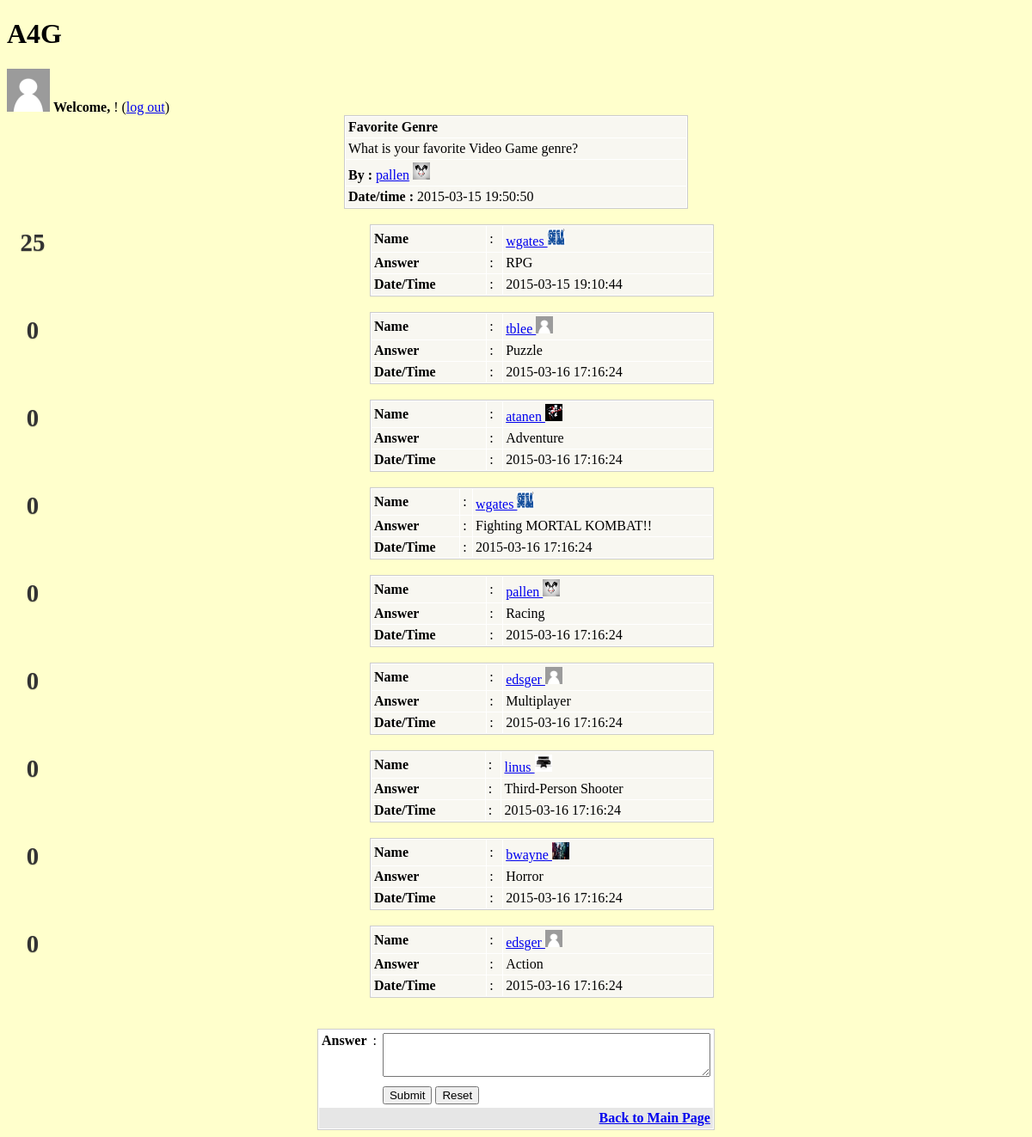
Before: /view.php?id=3 with the older database file.
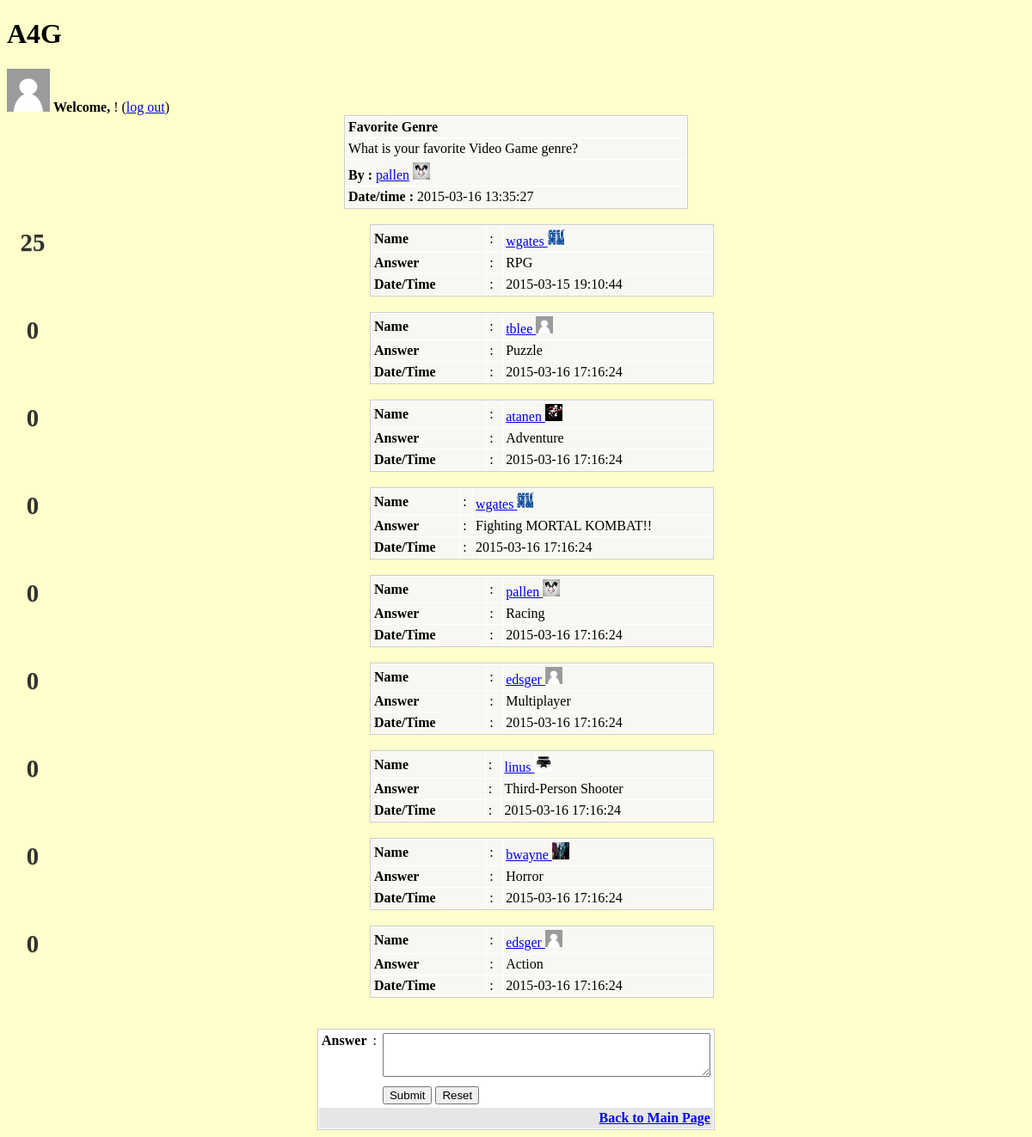
After: the same page with the newer database file.
### tables this page shows
CREATE TABLE IF NOT EXISTS `question` (
  `u_id` int(4) NOT NULL,
`q_id` int(4) NOT NULL,
  `topic` varchar(255) NOT NULL,
  `detail` longtext NOT NULL,
  `datetime` timestamp NOT NULL DEFAULT '0000-00-00 00:00:00' ON UPDATE CURRENT_TIMESTAMP,
  `view` int(4) DEFAULT '0',
  `reply` int(4) DEFAULT '0',
  `value` int(5) NOT NULL DEFAULT '0'
);

### view.php (the view, shortened to what this page needs)
<?php
include_once "creds.php";
$tbl_name="question";
$tbl_name2="user";
$tbl_name3="answer";
$db = new mysqli($host, $user,$pw,$db_name);
$id=$_GET['id'];
$sql="SELECT * FROM `$tbl_name` WHERE `q_id` = $id";
$result=$db->query($sql) ;
$rows=mysqli_fetch_array($result);
?>
<!DOCTYPE html>
<html>
<head>
<link href="http://netdna.bootstrapcdn.com/font-awesome/3.2.1/css/font-awesome.min.css" rel="stylesheet">
<link rel="stylesheet" type="text/css" href="style.css">
</head>
<h1> A4G </h1>
<body>
<?php
	$uname = $_SESSION['username'];
	$sql1="SELECT id FROM `$tbl_name2` WHERE `username` =  '".$uname. "'";
	$results=$db->query($sql1);
	$row=mysqli_fetch_array($results);
	$sqlpic ="SELECT picture FROM `$tbl_name2` WHERE `username` = '".$uname. "'";
	$respic = $db->query($sqlpic);
	$rpic = mysqli_fetch_array($respic);
	if($rpic['picture'] == "" ){
		echo "<img width='50' height = '50' src='Pictures/default.png' alt='Default Profile Pic'>";
	}
	else{
		echo"<img width='50' height='50' src='Pictures/".$rpic['picture']."' alt=Profile Pic'>";
	}
?>
<td> <strong>Welcome, </strong> <a href="profile.php?id=<?php echo $row['id']; ?>" ><?=$_SESSION['username']?> </a> !  (<a href="index.php?action=logout">log out</a>)</td>
<table width="400" border="0" align="center" cellpadding="0" cellspacing="1" bgcolor="#CCCCCC">
<tr>
<td><table width="100%" border="0" cellpadding="3" cellspacing="1" bordercolor="1" bgcolor="#FFFFFF">
<tr>
<td bgcolor="#F8F7F1"><strong><?php echo $rows['topic']; ?></strong></td>
</tr>
<tr>
<td bgcolor="#F8F7F1"><?php echo $rows['detail']; ?></td>
</tr>
<tr>
<?php
$name = "Anon";
$number = $rows['u_id'];
$sqli="SELECT username FROM `$tbl_name2` WHERE `id`= $number";
$res=$db->query($sqli);
$row=mysqli_fetch_array($res);
if (isset($row)){
	$name=$row['username'];
}
?>
<td bgcolor="#F8F7F1"><strong>By :</strong> <a href="profile.php?id=<?php echo $rows['u_id']; ?>" ><?php echo $name; ?></a>
<?php
	$sqlpicture = "SELECT picture FROM `$tbl_name2` WHERE `id` =$number";
	$picres=$db->query($sqlpicture);
	$picrow=mysqli_fetch_array($picres);
	if($picrow['picture'] == "" ){
		echo "<img width='20' height = '20' src='Pictures/default.png' alt='Default Profile Pic'>";
	}
	else{
		echo"<img width='20' height='20' src='Pictures/".$picrow['picture']."' alt=Profile Pic'>";
	}
?>
</td>
</tr>
<tr>
<td bgcolor="#F8F7F1"><strong>Date/time : </strong><?php echo $rows['datetime']; ?></td>
</tr>
</table></td>
</tr>
</table>
<BR>
	<?php
$sql2="SELECT * FROM `$tbl_name3` WHERE `question_id` = $id  ORDER BY `like` DESC ";
$result2=$db->query($sql2);
while($rows=mysqli_fetch_array($result2)){
	?>
<table width="400" border="0" align="center" cellpadding="0" cellspacing="1" bgcolor="#CCCCCC">
<tr>
<td><table width="100%" border="0" cellpadding="3" cellspacing="1" bgcolor="#FFFFFF">
<tr>
<?php
$num = $rows['user_id'];
$sqli2="SELECT * FROM `$tbl_name2` WHERE `id`= $num";
$ress=$db->query($sqli2);
$roww=mysqli_fetch_array($ress);
if (isset($ress)){
$a_name=$roww['username'];
}
?>
<td bgcolor="#F8F7F1"><strong>Name</strong></td>
<td bgcolor="#F8F7F1">:</td>
<td bgcolor="#F8F7F1"><a href="profile.php?id=<?php echo $roww['id']; ?>"> <?php echo $a_name; ?> </a>
<?php
	$sqlpicture = "SELECT picture FROM `$tbl_name2` WHERE `id` =$num";
	$picres=$db->query($sqlpicture);
	$picrow=mysqli_fetch_array($picres);
	if($picrow['picture'] == "" ){
		echo "<img width='20' height = '20' src='Pictures/default.png' alt='Default Profile Pic'>";
	}
	else{
		echo"<img width='20' height='20' src='Pictures/".$picrow['picture']."' alt=Profile Pic'>";
	}
?>
</td>
</tr>
<form method="post"id="like_form" action="like.php">
<tr>
<td bgcolor="#F8F7F1"><strong>Answer</strong></td>
<td bgcolor="#F8F7F1">:</td>
<td bgcolor="#F8F7F1"><?php echo $rows['a_answer']; ?></td>
</tr>
<tr>
<td bgcolor="#F8F7F1"><strong>Date/Time</strong></td>
<td bgcolor="#F8F7F1">:</td>
<td bgcolor="#F8F7F1"><?php echo $rows['a_datetime']; ?></td>
</tr>
</table></td>
</tr>
<div class="item" data-postid="<?php echo $rows['a_id']; ?>" data-score="<?php echo $rows['vote']; ?>">
<div class = "vote-span">
	<div class="vote-score"><?php echo $rows['vote']; ?></div>
</div>
</div>
</table></td>
</table><br></form>
<?php
}
?>
<BR>
	<table width="400" border="0" align="center" cellpadding="0" cellspacing="1" bgcolor="#CCCCCC">
<tr>
<form name="form1" method="post" action="add_answer.php">
<td>
<table width="100%" border="0" cellpadding="3" cellspacing="1" bgcolor="#FFFFFF">
<tr>
<td valign="top"><strong>Answer</strong></td>
<td valign="top">:</td>
<td><textarea name="a_answer" cols="45" rows="3" id="a_answer"></textarea></td>
</tr>
<tr>
<td>&nbsp;</td>
<td><input name="id" type="hidden" value="<?php echo $id; ?>"></td>
<td><input type="submit" name="Submit" value="Submit"> <input type="reset" name="Submit2" value="Reset"></td>
</tr>
<tr>
<td colspan="5" align="right" bgcolor="#E6E6E6"><a href="index.php"><strong>Back to Main Page</strong> </a></td>
</tr>
</table>
</td>
</form>
</tr>
</table>
</body>
</html>

Changed rows visible on the page:
changed question "Favorite Genre": datetime "2015-03-15 19:50:50" → "2015-03-16 13:35:27"
